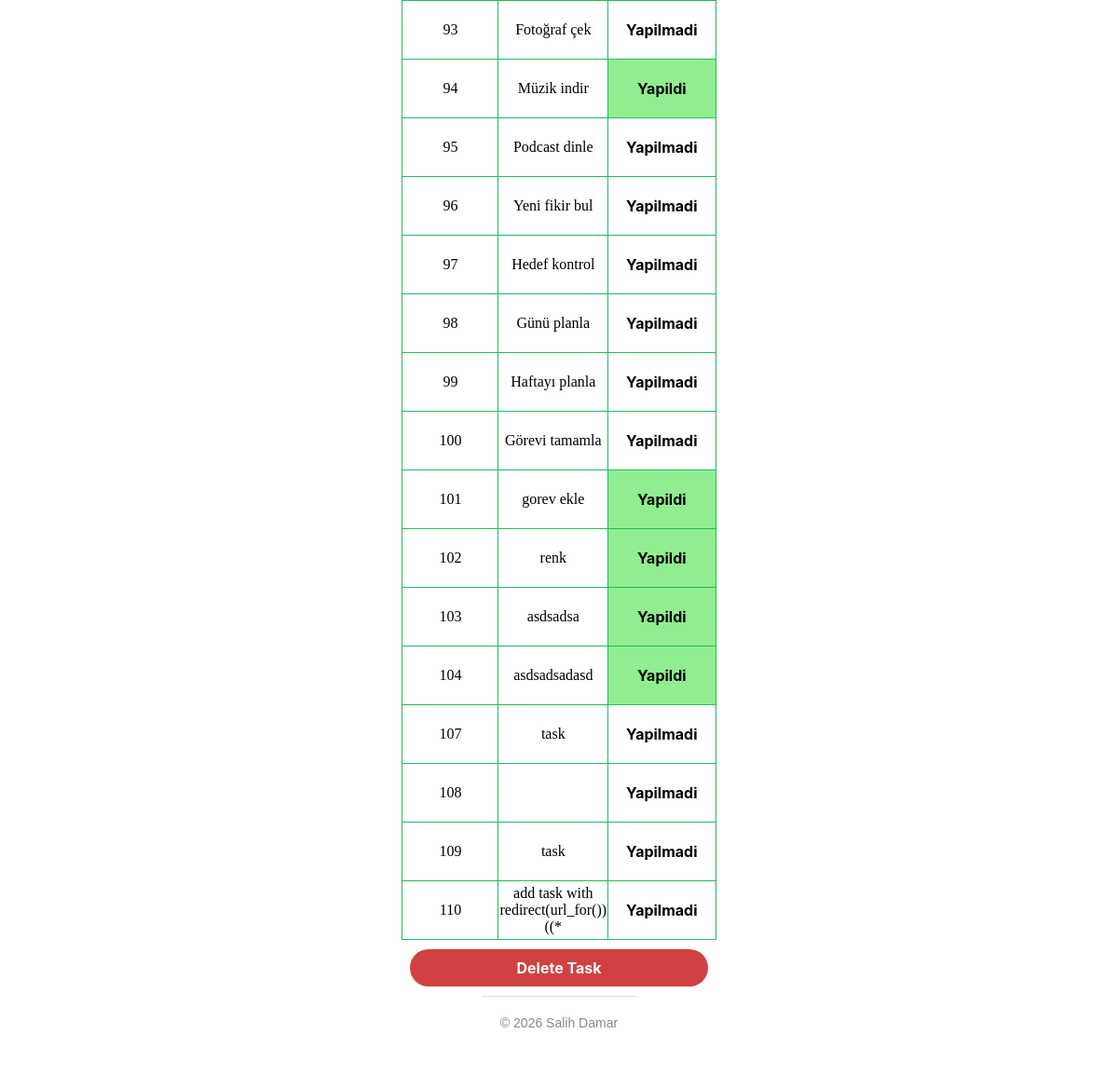
Before: / (lower part) with the older database file.
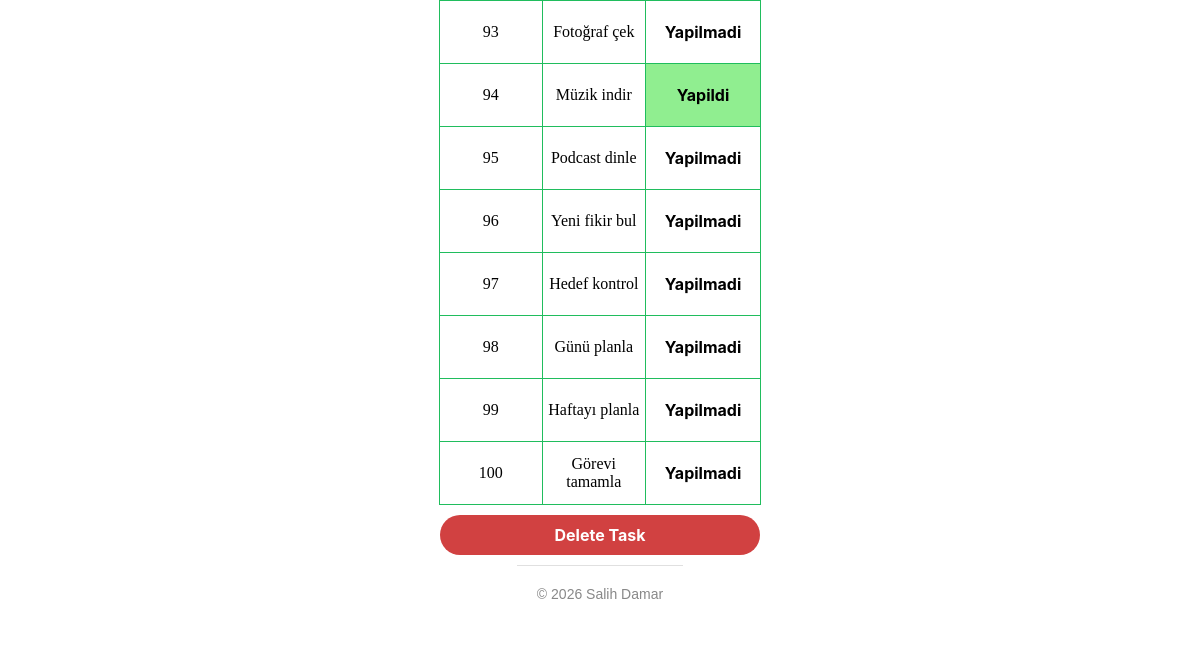
After: the same page with the newer database file.
### tables this page shows
CREATE TABLE tasks (
        id INTEGER PRIMARY KEY AUTOINCREMENT,
        title TEXT NOT NULL,
        progress INTEGER DEFAULT 0
    );

### app.py (the view)
@app.route("/")
def index():
    if not session.get("cookie"):
        message = "Durumu tiklayarak degistirin."
        color = "#3f81bf"
        session["cookie"] = True
    else:
        message = None
        color = None
    connection = sqlite3.connect(os.path.join(project, "tasks.db"))
    cursor = connection.cursor()
    cursor.execute("SELECT * FROM tasks")
    response = cursor.fetchall()
    if not message:
        message = session.pop("message", None)
        color = session.pop("color", None)
    return render_template("index.html", gorevler=response, message=message, renk=color)

### templates/index.html (shortened to what this page needs)
<!DOCTYPE html>
<html lang="en">
<head>
</head>
<body>
    <table id="table">
        <tbody>
            {% for gorev in gorevler %}
                <tr>
                    <td>{{gorev[0]}}</td>
                    <td>{{gorev[1]}}</td>
                    <td style="background-color: {{ 'lightgreen' if gorev[2] else 'white' }};">
                        <form method="POST" action="/toggle" onsubmit="return confirm('{{gorev[1]}} icin gorev ilerlemesini degistirmek istiyor musun?')">
                            <button type="submit" style="width:100%; height:100%; border:none; background:none; cursor:pointer; color:black; text-wrap:nowrap;">{{'Yapildi' if gorev[2] else 'Yapilmadi'}}</button>
                        </form>
                    </td>
                </tr>
            {% endfor %}
        </tbody>
    </table>
    <button id="del">Delete Task</button>
    <footer>© 2026 Salih Damar</footer>
</body>
</html>

### templates/index.html (style rules this page uses)
body { margin: 0 0 5vh 0; display: flex; flex-direction: column; justify-content: center; align-items: center; }
table { border-collapse: collapse; }
table,th,td { border: 1px solid rgb(32, 189, 93); }
#add, #del { width: 40vh; }
#del { background-color:#d14141; }
footer { text-align: center; margin-top: auto; padding: 20px; margin-top: auto; font-size: 14px; color: #888; border-top: 1px solid #e0e0e0; font-family: Arial, sans-serif; }

Changed rows visible on the page:
removed tasks: id "101", title "gorev ekle", progress "Yapildi"
removed tasks: id "102", title "renk", progress "Yapildi"
removed tasks: id "103", title "asdsadsa", progress "Yapildi"
removed tasks: id "104", title "asdsadsadasd", progress "Yapildi"
removed tasks: id "107", title "task", progress "Yapilmadi"
removed tasks: id "108", progress "Yapilmadi"
removed tasks: id "109", title "task", progress "Yapilmadi"
removed tasks: id "110", title "add task with redirect(url_for())((*", progress "Yapilmadi"
